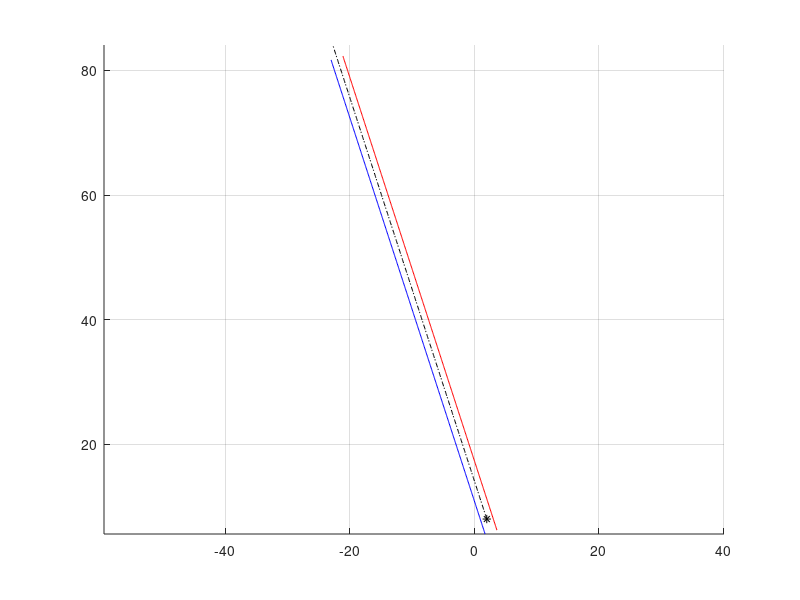

Write MATLAB code to recreate this figure. (Note: this script raises an error after producing the figure.)
% Script to generate vehicle path and collision data using a straight line
% model of the vehicle behavior. Currently assumes that there is zero
% sideslip angle.

% Notation: px denotes points. For example, p0 is initial point, pc is the
% center point, etc.

getNewData = 1;
if 1 == getNewData
    clearvars
    getNewData = 1;
end

% Vehicle trajectory information
vx = 20;        % longitudinal speed (m/s)
p0 = [2,8];     % initial position of vehicle (m,m)
h0 = 3*pi/5;      % initial heading of vehicle (rad)
tf = 4;         % time horizon to check (s)
% Create a vector of the trajectory information
x0 = [p0'; h0; vx];
% Vehicle dimensional information
vehicle.a = 1.8;       % CG-front axle distance (m)
vehicle.b = 2.2;        % CG-rear axle distance (m)
vehicle.d = 2.0;        % vehicle width (m)

% Plot the points
figure(1)
clf
hold on
grid on
axis equal
plot(p0(1),p0(2),'k*')

% Generate a trajectory for the given time horizon
del_t = 0.01;
t = (0:del_t:tf)';
d = vx*t;
N = length(t);
pv = zeros(N,2);
pv(:,1) = d*cos(h0) + p0(1);
pv(:,2) = d*sin(h0) + p0(2);
% And plot the trajectory
plot(pv(:,1),pv(:,2),'k-.')

% Plot the outer limits of the vehicle trajectory
%plot(pv(:,1)+vehicle.d/2*sin(h0),pv(:,2)-vehicle.d/2*cos(h0),'b');
plot(pv(:,1)-vehicle.b*cos(h0)-vehicle.d/2*sin(h0),pv(:,2)-vehicle.b*sin(h0)+vehicle.d/2*cos(h0),'b');
plot(pv(:,1)-vehicle.b*cos(h0)+vehicle.d/2*sin(h0),pv(:,2)-vehicle.b*sin(h0)-vehicle.d/2*cos(h0),'r');
%axis([-10+p0(1) 10+p0(1) -10+p0(2) 10+p0(2)])

% Now determine where the front corners of the vehicle are at each moment
% plf = zeros(N,2);
% prf = zeros(N,2);
% plr = zeros(N,2);
% prr = zeros(N,2);
% plf(:,1) = pv(:,1) + vehicle.a*cos(theta+h0) + vehicle.d/2*cos(theta+h0+pi/2);
% plf(:,2) = pv(:,2) + vehicle.a*sin(theta+h0) + vehicle.d/2*sin(theta+h0+pi/2);
% prf(:,1) = pv(:,1) + vehicle.a*cos(theta+h0) + vehicle.d/2*cos(theta+h0-pi/2);
% prf(:,2) = pv(:,2) + vehicle.a*sin(theta+h0) + vehicle.d/2*sin(theta+h0-pi/2);
% plr(:,1) = pv(:,1) - vehicle.b*cos(theta+h0) + vehicle.d/2*cos(theta+h0+pi/2);
% plr(:,2) = pv(:,2) - vehicle.b*sin(theta+h0) + vehicle.d/2*sin(theta+h0+pi/2);
% prr(:,1) = pv(:,1) - vehicle.b*cos(theta+h0) + vehicle.d/2*cos(theta+h0-pi/2);
% prr(:,2) = pv(:,2) - vehicle.b*sin(theta+h0) + vehicle.d/2*sin(theta+h0-pi/2);
% And plot the front corners continuously
% plot(plf(:,1),plf(:,2),'r-')
% plot(prf(:,1),prf(:,2),'b-')
% plot(plr(:,1),plr(:,2),'r-.')
% plot(prr(:,1),prr(:,2),'b-.')
% Plot a few of the rear corners
% inds = 1;%;[1; floor(N/4); floor(N/2); floor(3*N/4)];%
% for i = 1:length(inds)
%     plot(pv(inds(i),1),pv(inds(i),2),'ko')
%     plot([plf(inds(i),1) prf(inds(i),1) prr(inds(i),1) plr(inds(i),1) plf(inds(i),1)],...
%         [plf(inds(i),2) prf(inds(i),2) prr(inds(i),2) plr(inds(i),2) plf(inds(i),2)],'k');
% end

if 1 == getNewData
    Nobstacles = 2;
    % Add an obstacle by clicking to generate the points and then turning the
    % points into a patch object
    obstacles = struct('id',{},'color',{},'primitive',{},'primparams',{},'aabb',{},'pointsX',{},'pointsY',{});
    
    for obstacleInd = 1:Nobstacles
        [xobst,yobst] = ginput;
        obstacles(obstacleInd).pointsX = xobst;
        obstacles(obstacleInd).pointsY = yobst;
        obstacles(obstacleInd).color = [0.4 0.4 0.4];
    end
end
% Plot the patch object over the trajectory lines using the patch plotting
% utility
[h,hpts] = fcn_Patch_plotPatch(obstacles,1);
axis auto

%% Check for a collision at the initial configuration
initial_collision_flag = 0;
% matA = [vehicle.a*ones(2,1) vehicle.d/2*[1; -1]; -vehicle.b*ones(2,1) vehicle.d/2*[-1; 1]; vehicle.a vehicle.d/2];
% matB = [cosd(h0) sind(h0); sind(h0) -cosd(h0)];
% carBoundBox = matA*matB;
% 
% for obstacleInd = 1:Nobstacles
%     [XI,YI] = polyxpoly(carBoundBox(:,1),carBoundBox(:,2),obstacles(obstacleInd).pointsX([1:end 1]),obstacles(obstacleInd).pointsY([1:end 1]));
%     
%     if ~isempty(XI)
%         initial_collision_flag = 1;
%         fprintf(1,'Vehicle initial position is in conflict with obstacle %d.\n',obstacleInd);
%         collisionPoly = intersect(polyshape(carBoundBox(:,1),carBoundBox(:,2)),polyshape(obstacles(obstacleInd).pointsX([1:end 1]),obstacles(obstacleInd).pointsY([1:end 1])));
%         plot(collisionPoly,'facecolor','red')
%     end
% end

%% Determine the nearest collision
if 0 == initial_collision_flag
    tic
    [collFlags,collTime,collLoc,clearance,bodyCollLoc] = fcn_Patch_checkStraightCollisions(x0,vehicle,obstacles);
    ET = toc;
    
    fprintf(1,'Determined collision geometry for %d objects in %0.3f seconds.\n',length(collFlags),ET);
    
%plot(pv(:,1)-vehicle.b*cos(h0)-vehicle.d/2*sin(h0),pv(:,2)-vehicle.b*sin(h0)+vehicle.d/2*cos(h0),'b');
%plot(pv(:,1)-vehicle.b*cos(h0)+vehicle.d/2*sin(h0),pv(:,2)-vehicle.b*sin(h0)-vehicle.d/2*cos(h0),'r');
    % Determine the offsets from the collision (or near miss) location in
    % order to plot the vehicle body in the correct location
    % Plot the car body
    for collInd = 1:length(collFlags)
        plotOffset(1) = bodyCollLoc(collInd,1);
        if isnan(clearance(collInd))
            plotOffset(2) = bodyCollLoc(collInd,2);
        else
            plotOffset(2) = bodyCollLoc(collInd,2) + sign(bodyCollLoc(collInd,2))*clearance(collInd);
        end
        bodyLoc(1,1) = collLoc(collInd,1) + (vehicle.a - plotOffset(1))*cos(h0) - (vehicle.d/2-plotOffset(2))*sin(h0);
        bodyLoc(1,2) = collLoc(collInd,2) + (vehicle.a - plotOffset(1))*sin(h0) + (vehicle.d/2-plotOffset(2))*cos(h0);
        bodyLoc(2,1) = collLoc(collInd,1) + (vehicle.a - plotOffset(1))*cos(h0) - (-vehicle.d/2-plotOffset(2))*sin(h0);
        bodyLoc(2,2) = collLoc(collInd,2) + (vehicle.a - plotOffset(1))*sin(h0) + (-vehicle.d/2-plotOffset(2))*cos(h0);
        bodyLoc(3,1) = collLoc(collInd,1) + (-vehicle.b - plotOffset(1))*cos(h0) - (-vehicle.d/2-plotOffset(2))*sin(h0);
        bodyLoc(3,2) = collLoc(collInd,2) + (-vehicle.b - plotOffset(1))*sin(h0) + (-vehicle.d/2-plotOffset(2))*cos(h0);
        bodyLoc(4,1) = collLoc(collInd,1) + (-vehicle.b - plotOffset(1))*cos(h0) - (vehicle.d/2-plotOffset(2))*sin(h0);
        bodyLoc(4,2) = collLoc(collInd,2) + (-vehicle.b - plotOffset(1))*sin(h0) + (vehicle.d/2-plotOffset(2))*cos(h0);
        figure(1)
        plot(bodyLoc([1:end 1],1),bodyLoc([1:end 1],2),'b-','linewidth',1);
        
        % Plot the collision or closest clearance point
        plot(collLoc(collInd,1),collLoc(collInd,2),'r*')
        
        if 1 == collFlags(collInd)
            fprintf(1,'  For object %d, found a collision with TTC of %0.2f seconds at (%0.2f,%0.2f)\n',collInd,collTime(collInd),collLoc(collInd,1),collLoc(collInd,2));
        else
            fprintf(1,'  For object %d, no collision detected. Smallest clearance distance is %0.2f units at (%0.2f,%0.2f), occurring at %0.2f seconds.\n',collInd,clearance(collInd),collLoc(collInd,1),collLoc(collInd,2),collTime(collInd));
        end
    end
    
    [~,firstColl] = conditionalMin(collTime,collFlags,'== 1');
    
    % Create another copy of the figure
    figure(1)
    a1 = gca;
    f2 = figure(2);
    clf
    a2 = copyobj(a1,f2);
    figure(2)
    axis([collLoc(firstColl,1)-2 collLoc(firstColl,1)+2 collLoc(firstColl,2)-2 collLoc(firstColl,2) + 2]);
%     % Create a legend
%     %legend('Vehicle Start Point','Vehicle Trajectory','Inner Vehicle Bound','Outer Vehicle Bound','Vehicle CG','Vehicle Outline at Start','Obstacle','Obstacle Vertices','Vehicle Outline at Collision','Collision Point','location','best')
end